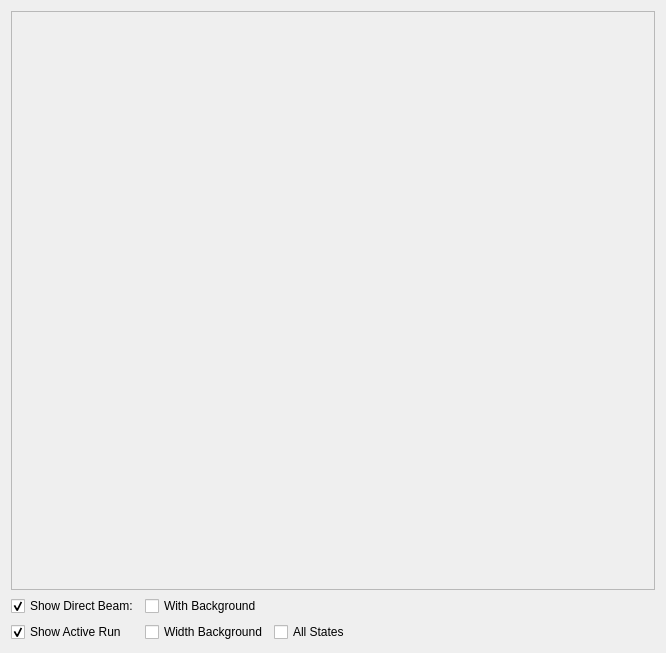
<?xml version="1.0" encoding="UTF-8"?>
<ui version="4.0">
 <class>RawDat</class>
 <widget class="QDialog" name="RawDat">
  <property name="geometry">
   <rect>
    <x>0</x>
    <y>0</y>
    <width>666</width>
    <height>653</height>
   </rect>
  </property>
  <property name="windowTitle">
   <string>QuickNXS - Raw Data Comparison</string>
  </property>
  <layout class="QVBoxLayout" name="verticalLayout">
   <item>
    <widget class="QFrame" name="frame">
     <property name="sizePolicy">
      <sizepolicy hsizetype="Expanding" vsizetype="Expanding">
       <horstretch>0</horstretch>
       <verstretch>0</verstretch>
      </sizepolicy>
     </property>
     <property name="frameShape">
      <enum>QFrame::StyledPanel</enum>
     </property>
     <property name="frameShadow">
      <enum>QFrame::Raised</enum>
     </property>
     <layout class="QVBoxLayout" name="verticalLayout_2">
      <item>
       <widget class="MPLWidget" name="plot" native="true"/>
      </item>
     </layout>
    </widget>
   </item>
   <item>
    <layout class="QGridLayout" name="gridLayout">
     <item row="1" column="3">
      <widget class="QCheckBox" name="showAll">
       <property name="text">
        <string>All States</string>
       </property>
      </widget>
     </item>
     <item row="1" column="4">
      <spacer name="horizontalSpacer">
       <property name="orientation">
        <enum>Qt::Horizontal</enum>
       </property>
       <property name="sizeHint" stdset="0">
        <size>
         <width>40</width>
         <height>20</height>
        </size>
       </property>
      </spacer>
     </item>
     <item row="0" column="0">
      <widget class="QCheckBox" name="showNorm">
       <property name="text">
        <string>Show Direct Beam:</string>
       </property>
       <property name="checked">
        <bool>true</bool>
       </property>
      </widget>
     </item>
     <item row="0" column="1">
      <widget class="QCheckBox" name="showNormBG">
       <property name="text">
        <string>With Background</string>
       </property>
      </widget>
     </item>
     <item row="1" column="0">
      <widget class="QCheckBox" name="showActive">
       <property name="text">
        <string>Show Active Run</string>
       </property>
       <property name="checked">
        <bool>true</bool>
       </property>
      </widget>
     </item>
     <item row="1" column="1">
      <widget class="QCheckBox" name="showBG">
       <property name="text">
        <string>Width Background</string>
       </property>
      </widget>
     </item>
    </layout>
   </item>
  </layout>
 </widget>
 <customwidgets>
  <customwidget>
   <class>MPLWidget</class>
   <extends>QWidget</extends>
   <header location="global">.mplwidget.h</header>
   <container>1</container>
  </customwidget>
 </customwidgets>
 <resources/>
 <connections>
  <connection>
   <sender>showNorm</sender>
   <signal>toggled(bool)</signal>
   <receiver>RawDat</receiver>
   <slot>draw_plot()</slot>
   <hints>
    <hint type="sourcelabel">
     <x>41</x>
     <y>622</y>
    </hint>
    <hint type="destinationlabel">
     <x>236</x>
     <y>650</y>
    </hint>
   </hints>
  </connection>
  <connection>
   <sender>showNormBG</sender>
   <signal>toggled(bool)</signal>
   <receiver>RawDat</receiver>
   <slot>draw_plot()</slot>
   <hints>
    <hint type="sourcelabel">
     <x>262</x>
     <y>622</y>
    </hint>
    <hint type="destinationlabel">
     <x>348</x>
     <y>643</y>
    </hint>
   </hints>
  </connection>
  <connection>
   <sender>showBG</sender>
   <signal>toggled(bool)</signal>
   <receiver>RawDat</receiver>
   <slot>draw_plot()</slot>
   <hints>
    <hint type="sourcelabel">
     <x>232</x>
     <y>647</y>
    </hint>
    <hint type="destinationlabel">
     <x>435</x>
     <y>646</y>
    </hint>
   </hints>
  </connection>
  <connection>
   <sender>showAll</sender>
   <signal>toggled(bool)</signal>
   <receiver>RawDat</receiver>
   <slot>draw_plot()</slot>
   <hints>
    <hint type="sourcelabel">
     <x>351</x>
     <y>647</y>
    </hint>
    <hint type="destinationlabel">
     <x>578</x>
     <y>652</y>
    </hint>
   </hints>
  </connection>
  <connection>
   <sender>showNorm</sender>
   <signal>toggled(bool)</signal>
   <receiver>showNormBG</receiver>
   <slot>setEnabled(bool)</slot>
   <hints>
    <hint type="sourcelabel">
     <x>93</x>
     <y>613</y>
    </hint>
    <hint type="destinationlabel">
     <x>187</x>
     <y>613</y>
    </hint>
   </hints>
  </connection>
  <connection>
   <sender>showActive</sender>
   <signal>toggled(bool)</signal>
   <receiver>showBG</receiver>
   <slot>setEnabled(bool)</slot>
   <hints>
    <hint type="sourcelabel">
     <x>95</x>
     <y>638</y>
    </hint>
    <hint type="destinationlabel">
     <x>176</x>
     <y>640</y>
    </hint>
   </hints>
  </connection>
  <connection>
   <sender>showActive</sender>
   <signal>toggled(bool)</signal>
   <receiver>showAll</receiver>
   <slot>setEnabled(bool)</slot>
   <hints>
    <hint type="sourcelabel">
     <x>29</x>
     <y>639</y>
    </hint>
    <hint type="destinationlabel">
     <x>313</x>
     <y>637</y>
    </hint>
   </hints>
  </connection>
  <connection>
   <sender>showActive</sender>
   <signal>toggled(bool)</signal>
   <receiver>RawDat</receiver>
   <slot>draw_plot()</slot>
   <hints>
    <hint type="sourcelabel">
     <x>31</x>
     <y>640</y>
    </hint>
    <hint type="destinationlabel">
     <x>3</x>
     <y>648</y>
    </hint>
   </hints>
  </connection>
 </connections>
 <slots>
  <slot>draw_plot()</slot>
 </slots>
</ui>
